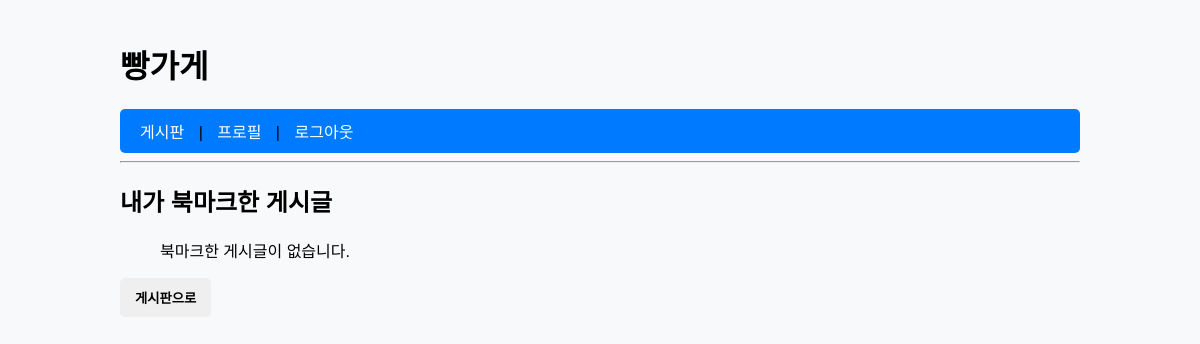
/board/bookmarks/ (signed in), run on an earlier commit of the app's database.
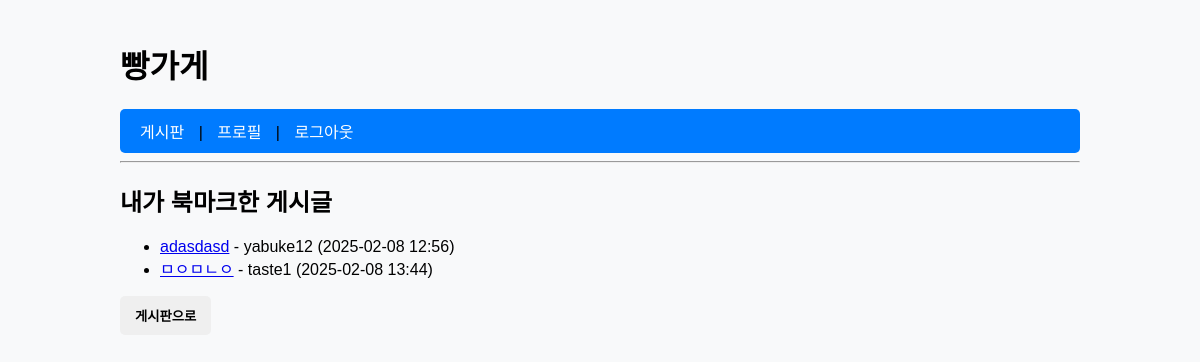
And on a later commit of the database.
### board/models.py (models this page shows, shortened)
class Post(models.Model):
    title = models.CharField(max_length=200) #글내용
    content = models.TextField() # 글제목
    author = models.ForeignKey(User, on_delete=models.CASCADE) # 작성자
    created_at = models.DateTimeField(auto_now_add=True) #작성 시간
    updated_at = models.DateTimeField(auto_now=True) # 수정 시간
    image = models.ImageField(upload_to='post_images/', blank=True, null=True) #이미지 필드 추가
    views = models.IntegerField(default=0) #조회수 필드 추가
    tags = models.ManyToManyField(Tag, blank=True) # 태그 (다대다 관계)
    category = models.ForeignKey(Category, on_delete=models.SET_NULL, null=True, blank=True, related_name='posts') # 카테고리 추가
    attached_file = models.FileField(upload_to=post_file_path, blank=True, null=True)
    bookmarks = models.ManyToManyField(User, related_name="bookmarked_posts", blank=True)
    likes = models.ManyToManyField(User, related_name='liked_posts', blank=True)

### board/views.py (the view)
# urls.py: path('bookmarks/', bookmarked_posts, name='bookmarked_posts'),
@login_required
def bookmarked_posts(request):
    posts = request.user.bookmarked_posts.all()  # 🔹 현재 로그인한 사용자가 북마크한 게시글 가져오기
    return render(request, 'board/bookmarked_posts.html', {'posts': posts})

### accounts/templates/board/templates/board/bookmarked_posts.html (shortened to what this page needs)
{% extends "base.html" %}
{% block content %}
    <h2>내가 북마크한 게시글</h2>
    <ul>
        {% for post in posts %}
            <li>
                <a href="{% url 'post_detail' post.id %}">{{ post.title }}</a>
                - {{ post.author }} ({{ post.created_at|date:"Y-m-d H:i" }})
            </li>
        {% empty %}
            <p>북마크한 게시글이 없습니다.</p>
        {% endfor %}
    </ul>
    <a href="{% url 'post_list' %}"><button>게시판으로</button></a>
{% endblock %}

### accounts/templates/base.html (shortened to what this page needs)
<!DOCTYPE html>
<html lang="ko">
<head>
    {% load static %}
    <link rel="stylesheet" type="text/css" href="{% static 'css/style.css' %}">
</head>
<body>
    <div class="container">
        <h1>빵가게</h1>
        <nav>
            <a href="{% url 'post_list' %}">게시판</a> |
            {% if user.is_authenticated %}
                <a href="{% url 'profile' %}">프로필</a> |
                <a href="{% url 'logout' %}">로그아웃</a>
            {% else %}
                <a href="{% url 'login' %}">로그인</a> |
                <a href="{% url 'signup' %}">회원가입</a>
            {% endif %}
        </nav>
        <hr>
        {% block content %}{% endblock %}
    </div>
</body>
</html>

### static/css/style.css (style rules this page uses)
body { font-family: Arial, sans-serif; margin: 0; padding: 0; background-color: #f8f9fa; }
.container { width: 80%; margin: auto; padding: 20px; }
nav { background-color: #007bff; padding: 10px; border-radius: 5px; }
nav a { color: white; text-decoration: none; margin: 10px; }
button, .btn { padding: 10px 15px; border: none; border-radius: 5px; cursor: pointer; font-weight: bold; display: inline-block; }

What changed in the data, as far as the page shows it:
now on this page (row edited): Post: title "adasdasd", author "yabuke12", created_at "2025-02-08 12:56"
now on this page (row edited): Post: title "ㅁㅇㅁㄴㅇ", author "taste1", created_at "2025-02-08 13:44"
Also different on the page:
text no longer shown: "북마크한 게시글이 없습니다."
